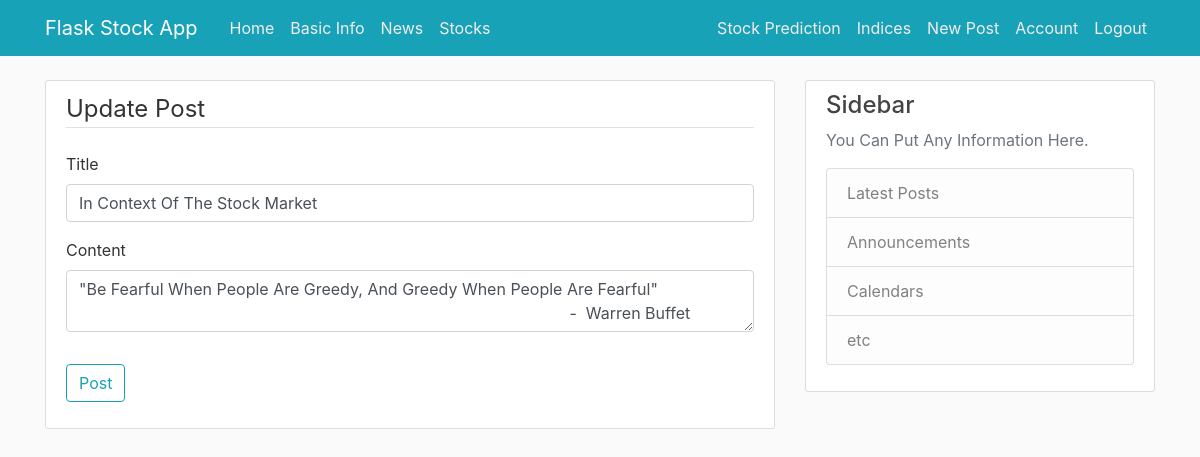
/post/5/update (signed in), run on the app's committed database.
### stockapp/models.py (models this page shows, shortened)
class Post(db.Model):
    id = db.Column(db.Integer, primary_key=True)
    title = db.Column(db.String(100), nullable=False)
    date_posted = db.Column(db.DateTime, nullable=False, default=datetime.utcnow)
    content = db.Column(db.Text, nullable=False)
    user_id = db.Column(db.Integer, db.ForeignKey("user.id"), nullable=False)

### stockapp/routes.py (the view)
@app.route("/post/<int:post_id>/update", methods=["GET", "POST"])
@login_required
def update_post(post_id):
    post = Post.query.get_or_404(post_id)
    if post.author != current_user:
        abort(403)
    form = PostForm()
    if form.validate_on_submit():
        post.title = form.title.data
        post.content = form.content.data
        db.session.commit()
        flash("Your Post Has Been Updated!", "success")
        return redirect(url_for("post", post_id=post.id))
    elif request.method == "GET":
        form.title.data = post.title
        form.content.data = post.content
    return render_template("create_post.html", title="Update Post", form=form, legend="Update Post")

### stockapp/forms.py
class PostForm(FlaskForm):
    title = StringField("Title", validators=[DataRequired()])
    content = TextAreaField("Content", validators=[DataRequired()])
    submit = SubmitField("Post")

### stockapp/models.py (called while the page is built)
@login_manager.user_loader
def load_user(user_id):
    return User.query.get(int(user_id))

### stockapp/templates/create_post.html (shortened to what this page needs)
{% extends "layout.html" %}
{% block content %}
<div class="content-section">
    <form method="POST" action="">
        <fieldset class="form-group">
            <legend class="border-bottom mb-4">{{ legend }}</legend>
            <div class="form-group">
                {{ form.title.label(class="form-control-label") }}
                {% if form.title.errors %}
                    {{ form.title(class="form-control form-control-md is-invalid") }}
                    <div class="invalid-feedback">
                        {% for error in form.title.errors %}
                            <span>{{ error }}</span>
                        {% endfor %}
                    </div>
                {% else %}
                    {{ form.title(class="form-control form-control-md") }}
                {% endif %}
            </div>
            <div class="form-group">
                {{ form.content.label(class="form-control-label") }}
                {% if form.content.errors %}
                    {{ form.content(class="form-control form-control-md is-invalid") }}
                    <div class="invalid-feedback">
                        {% for error in form.content.errors %}
                            <span>{{ error }}</span>
                        {% endfor %}
                    </div>
                {% else %}
                    {{ form.content(class="form-control form-control-md") }}
                {% endif %}
            </div>
        </fieldset>
        <div class="form-group">
            {{ form.submit(class="btn btn-outline-info") }}
        </div>
    </form>
</div>
{% endblock content %}

### stockapp/static/main.css (style rules this page uses)
body { background: #fafafa; color: #333333; margin-top: 5rem; }
.content-section { background: #ffffff; padding: 10px 20px; border: 1px solid #dddddd; border-radius: 3px; margin-bottom: 20px; }

### data on the page
Post: title "In Context Of The Stock Market", content "\"Be Fearful When People Are Greedy, And Greedy When People Are Fearful\" - Warren Buffet"

### other printed values
{{ legend }} "Update Post"
